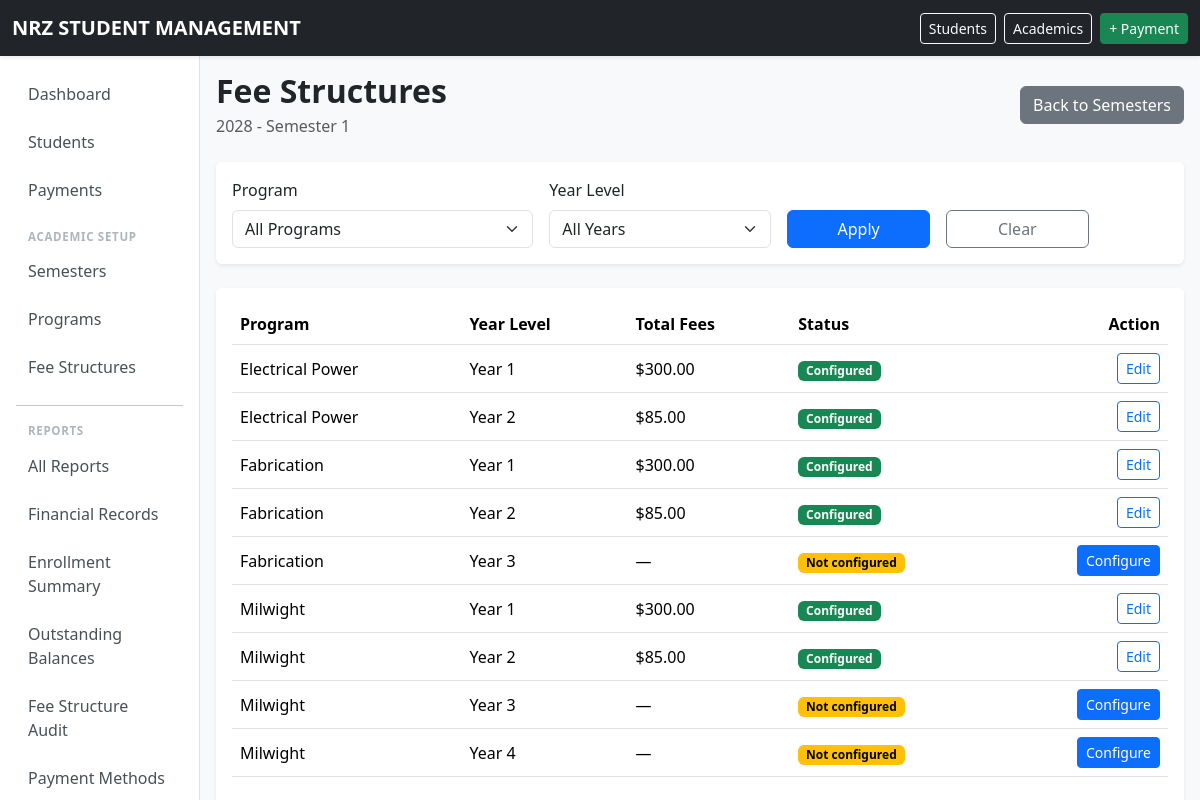
/semesters/5/fee-structures/ (signed in), run on the app's committed database.
### school/models.py (models this page shows, shortened)
class Semester(models.Model):
    PERIOD_CHOICES = [
        (1, "Semester Period 1"),
        (2, "Semester Period 2"),
    ]
    academic_year = models.ForeignKey(
        AcademicYear,
        on_delete=models.PROTECT,
        related_name="semesters",
    )
    number = models.PositiveSmallIntegerField(
        choices=PERIOD_CHOICES,
    )
    start_date = models.DateField()
    end_date = models.DateField()
    class Meta:
        ordering = ["-academic_year__name", "number"]
        constraints = [
            models.UniqueConstraint(
                fields=["academic_year", "number"],
                name="unique_semester_period_per_year",
            ),
        ]
    def __str__(self):
        return f"{self.academic_year.name} - Semester {self.number}"

class AcademicYear(models.Model):
    name = models.CharField(
        max_length=20,
        unique=True,
    )
    start_date = models.DateField()
    end_date = models.DateField()
    is_current = models.BooleanField(
        default=False,
    )
    class Meta:
        ordering = ["-name"]
        constraints = [
            models.UniqueConstraint(
                fields=["is_current"],
                condition=Q(is_current=True),
                name="only_one_current_academic_year",
            ),
        ]

class Program(models.Model):
    CATEGORY_CHOICES = [
        ("NC", "National Certificate"),
        ("NQ", "National Qualification"),
        ("OTHER", "Other"),
    ]
    code = models.CharField(
        max_length=30,
        unique=True,
    )
    name = models.CharField(
        max_length=150,
        unique=True,
    )
    description = models.TextField(
        blank=True,
    )
    duration_years = models.PositiveSmallIntegerField()
    category = models.CharField(
        max_length=10,
        choices=CATEGORY_CHOICES,
        default="OTHER",
    )
    active = models.BooleanField(
        default=True,
    )
    class Meta:
        ordering = ["name"]

### school/views.py (the view)
@permission_required("school.view_feestructure", raise_exception=True)
def fee_structure_list(request, semester_id):
    semester = get_object_or_404(Semester, pk=semester_id)
    program_filter = request.GET.get("program", "")
    year_level_filter = request.GET.get("year_level", "")
    programs = Program.objects.filter(active=True)
    if program_filter:
        programs = programs.filter(pk=program_filter)
    existing = {
        (fs.program_id, fs.year_level): fs
        for fs in FeeStructure.objects.filter(semester=semester).prefetch_related("items")
    }
    max_year_level = 6
    if programs.exists():
        max_year_level = max(p.duration_years for p in programs)
    year_level_choices = range(1, max_year_level + 1)
    rows = []
    for program in programs:
        year_levels = range(1, program.duration_years + 1)
        if year_level_filter and year_level_filter.isdigit():
            year_levels = [int(year_level_filter)]
        for year_level in year_levels:
            fs = existing.get((program.id, year_level))
            rows.append(
                {
                    "program": program,
                    "year_level": year_level,
                    "fee_structure": fs,
                    "total": (
                        sum((item.amount for item in fs.items.all()), Decimal("0"))
                        if fs
                        else None
                    ),
                }
            )
    paginator = Paginator(rows, 20)
    page_obj = paginator.get_page(request.GET.get("page"))
    all_programs = Program.objects.filter(active=True)
    selected_program = None
    if program_filter:
        selected_program = all_programs.filter(pk=program_filter).first()
    return render(
        request,
        "school/fee_structure_list.html",
        {
            "semester": semester,
            "page_obj": page_obj,
            "program_filter": program_filter,
            "year_level_filter": year_level_filter,
            "all_programs": all_programs,
            "max_year_level": max_year_level,
            "year_level_choices": year_level_choices,
            "selected_program": selected_program,
        },
    )

### school/context_processors.py (called while the page is built)
def time_override_enabled(request):
    return {
        'ENABLE_TIME_OVERRIDE': getattr(settings, 'ENABLE_TIME_OVERRIDE', False)
    }

### templates/school/fee_structure_list.html (shortened to what this page needs)
{% extends "base.html" %}
{% block content %}
<div class="d-flex justify-content-between align-items-center mb-4">
    <div>
        <h2 class="fw-bold mb-1">Fee Structures</h2>
        <p class="text-muted mb-0">{{ semester }}</p>
    </div>
    <a href="{% url 'semester_list' %}" class="btn btn-secondary">Back to Semesters</a>
</div>
<div class="card border-0 shadow-sm mb-4">
    <div class="card-body">
        <form method="get" class="row g-3 align-items-end" id="fee-structure-filter-form">
            <div class="col-md-4">
                <label for="id_program" class="form-label">Program</label>
                <select name="program" id="id_program" class="form-select">
                    <option value="">All Programs</option>
                </select>
            </div>
            <div class="col-md-3">
                <label for="id_year_level" class="form-label">Year Level</label>
                <select name="year_level" id="id_year_level" class="form-select">
                    <option value="">All Years</option>
                </select>
            </div>
            <div class="col-md-2">
                <button type="submit" class="btn btn-primary w-100">Apply</button>
            </div>
            <div class="col-md-2">
                <a href="{% url 'fee_structure_list' semester.pk %}" class="btn btn-outline-secondary w-100">Clear</a>
            </div>
        </form>
    </div>
</div>
<div class="card border-0 shadow-sm">
    <div class="card-body">
        <div class="table-responsive">
            <table class="table table-hover align-middle">
                <thead>
                    <tr>
                        <th>Program</th>
                        <th>Year Level</th>
                        <th>Total Fees</th>
                        <th>Status</th>
                        <th class="text-end">Action</th>
                    </tr>
                </thead>
                <tbody>
                    {% for row in page_obj %}
                    <tr>
                        <td>{{ row.program.name }}</td>
                        <td>Year {{ row.year_level }}</td>
                        <td>
                            {% if row.total is not None %}
                                ${{ row.total|floatformat:2 }}
                            {% else %}
                                —
                            {% endif %}
                        </td>
                        <td>
                            {% if row.fee_structure %}
                                <span class="badge text-bg-success">Configured</span>
                            {% else %}
                                <span class="badge text-bg-warning">Not configured</span>
                            {% endif %}
                        </td>
                        <td class="text-end">
                            {% if row.fee_structure %}
                                <a href="{% url 'fee_structure_edit' row.fee_structure.pk %}?program={{ program_filter }}&year_level={{ year_level_filter }}"
                                   class="btn btn-sm btn-outline-primary">Edit</a>
                            {% else %}
                                <a href="{% url 'fee_structure_create' semester.pk %}?program={{ row.program.pk }}&year_level={{ row.year_level }}&filter_program={{ program_filter }}&filter_year_level={{ year_level_filter }}"
                                   class="btn btn-sm btn-primary">Configure</a>
                            {% endif %}
                        </td>
                    </tr>
                    {% endfor %}
                </tbody>
            </table>
        </div>
    </div>
</div>
{% endblock %}

### templates/base.html (style rules this page uses)
body { margin: 0; padding: 0; background-color: #f8f9fa; }

### data on the page
Semester: academic_year+number "2028 - Semester 1"
Program: program.name "Electrical Power", year_level "1", total "300.00", shows "Configured", year_level "2", total "85.00"
Program: program.name "Fabrication", year_level "1", total "300.00", shows "Configured", year_level "2", total "85.00", year_level "3"
Program: program.name "Milwight", year_level "1", total "300.00", shows "Configured", year_level "2", total "85.00", year_level "3", year_level "4"
